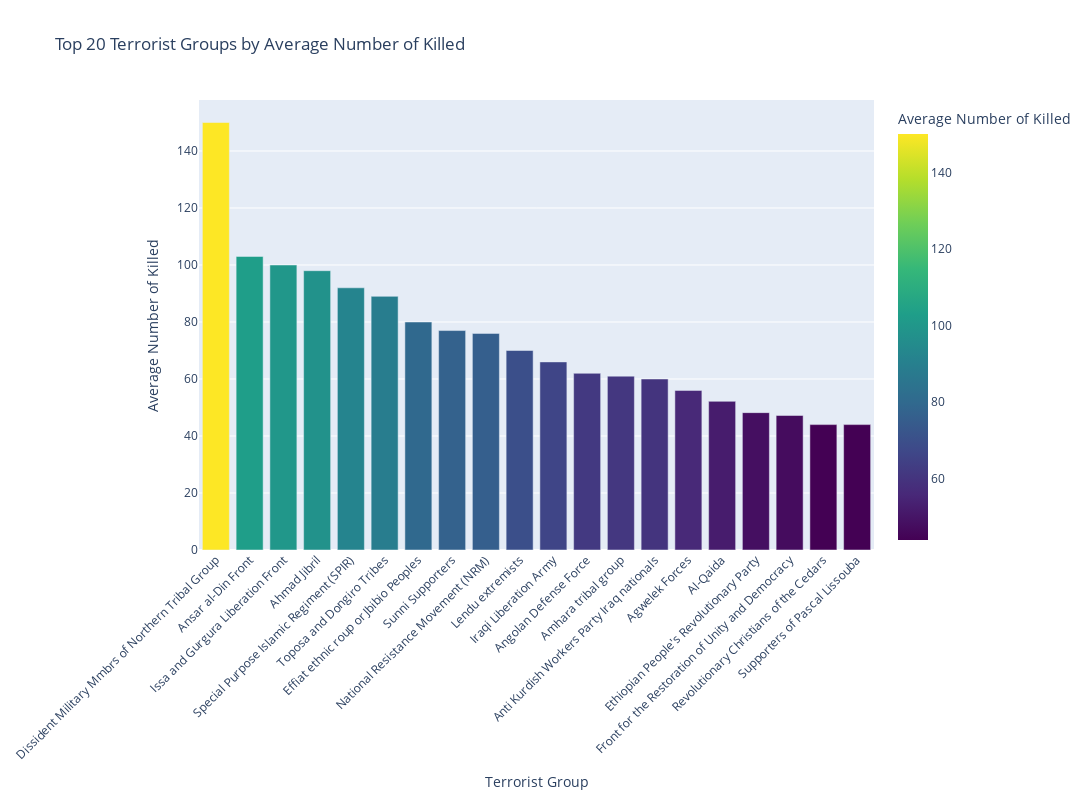

This figure's notebook cell:
### Code cell
import pandas as pd
import plotly.express as px

df_filtered = df.dropna(subset=['Group', 'Killed'])
group_killed = df_filtered.groupby('Group')['Killed'].mean().reset_index()
group_killed = group_killed.sort_values(by='Killed', ascending=False).head(20)

fig = px.bar(group_killed, 
             x='Group', 
             y='Killed', 
             color='Killed', 
             title='Top 20 Terrorist Groups by Average Number of Killed',
             labels={'Killed': 'Average Number of Killed'},
             color_continuous_scale='Viridis')

fig.update_layout(
    xaxis_title='Terrorist Group',
    yaxis_title='Average Number of Killed',
    xaxis_tickangle=-45,
    autosize=False,
    width=1200,
    height=800
)

fig.show()

### Figure 1 — Plotly figure (JSON) as saved in the notebook; plotly's stock layout.template omitted (floating-point values rounded to 4 significant figures)
{"data": [{"alignmentgroup": "True", "hovertemplate": "Group=%{x}<br>Average Number of Killed=%{marker.color}<extra></extra>", "legendgroup": "", "marker": {"color": [150, 103, 100, 98, 92, 89, 80, 77, 76, 70, 66, 62, 61, 60, 56, 52.16, 48.2, 47.2, 44, 44], "coloraxis": "coloraxis", "pattern": {"shape": ""}}, "name": "", "offsetgroup": "", "orientation": "v", "showlegend": false, "textposition": "auto", "type": "bar", "x": ["Dissident Military Mmbrs of Northern Tribal Group", "Ansar al-Din Front", "Issa and Gurgura Liberation Front", "Ahmad Jibril", "Special Purpose Islamic Regiment (SPIR)", "Toposa and Dongiro Tribes", "Effiat ethnic roup or Jbibio Peoples", "Sunni Supporters", "National Resistance Movement (NRM)", "Lendu extremists", "Iraqi Liberation Army", "Angolan Defense Force", "Amhara tribal group", "Anti Kurdish Workers Party Iraq nationals", "Agwelek Forces", "Al-Qaida", "Ethiopian People's Revolutionary Party", "Front for the Restoration of Unity and Democracy", "Revolutionary Christians of the Cedars", "Supporters of Pascal Lissouba"], "xaxis": "x", "y": [150, 103, 100, 98, 92, 89, 80, 77, 76, 70, 66, 62, 61, 60, 56, 52.16, 48.2, 47.2, 44, 44], "yaxis": "y"}], "layout": {"autosize": false, "barmode": "relative", "coloraxis": {"colorbar": {"title": {"text": "Average Number of Killed"}}, "colorscale": [[0, "#440154"], [0.1111, "#482878"], [0.2222, "#3e4989"], [0.3333, "#31688e"], [0.4444, "#26828e"], [0.5556, "#1f9e89"], [0.6667, "#35b779"], [0.7778, "#6ece58"], [0.8889, "#b5de2b"], [1, "#fde725"]]}, "height": 800, "legend": {"tracegroupgap": 0}, "title": {"text": "Top 20 Terrorist Groups by Average Number of Killed"}, "width": 1200, "xaxis": {"anchor": "y", "domain": [0, 1], "tickangle": -45, "title": {"text": "Terrorist Group"}}, "yaxis": {"anchor": "x", "domain": [0, 1], "title": {"text": "Average Number of Killed"}}}}
